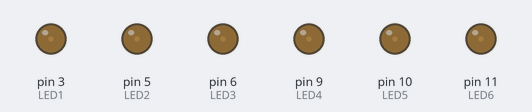
This sketch was run on a simulated Arduino Uno, built with avr-gcc and run on an emulated ATmega328P. Shown: output pins drawn as LEDs (lit = HIGH).

Above: at 0.05 s.
At 1.05 s:
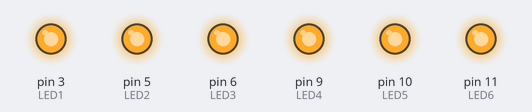
At 2.0 s:
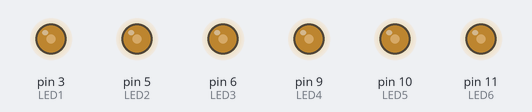
Timing chart, 0 to 4.6 s (numbered marks = the images above):
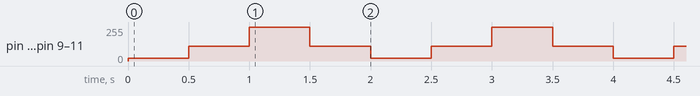

Measured:
- by itself, pin 3 (LED1), pin 5 (LED2), pin 6 (LED3), pin 9 (LED4), pin 10 (LED5), pin 11 (LED6): repeats every 2.0 s: 110/255 0.50 s, 255/255 0.50 s, 110/255 0.50 s, 20/255 0.50 s

The sketch:

Anaologic_1.1.ino
```cpp
/*************************************************************************
**                                                                      **
**                     Entrades-Sortides digitals                       **
**                                                                      **
*************************************************************************/

//*******  Includes  *****************************************************


//*******  Variables  ****************************************************
int LED1= 3;
int LED2= 5;
int LED3= 6;
int LED4= 9;
int LED5= 10;
int LED6= 11;


//*******  Setup  ********************************************************
void setup(){
  Serial.begin(9600);
  pinMode (LED1, OUTPUT);
  pinMode (LED2, OUTPUT);
  pinMode (LED3, OUTPUT);
  pinMode (LED4, OUTPUT);
  pinMode (LED5, OUTPUT);
  pinMode (LED6, OUTPUT);
}

//*******  Loop  *********************************************************
void loop(){
  analogWrite (LED1, 20);
  analogWrite (LED2, 20);
  analogWrite (LED3, 20);
  analogWrite (LED4, 20);
  analogWrite (LED5, 20);
  analogWrite (LED6, 20);
  delay (500);

  analogWrite (LED1, 110);
  analogWrite (LED2, 110);
  analogWrite (LED3, 110);
  analogWrite (LED4, 110);
  analogWrite (LED5, 110);
  analogWrite (LED6, 110);
  delay(500);

  analogWrite (LED1, 255);
  analogWrite (LED2, 255);
  analogWrite (LED3, 255);
  analogWrite (LED4, 255);
  analogWrite (LED5, 255);
  analogWrite (LED6, 255);
  delay (500);

  analogWrite (LED1, 110);
  analogWrite (LED2, 110);
  analogWrite (LED3, 110);
  analogWrite (LED4, 110);
  analogWrite (LED5, 110);
  analogWrite (LED6, 110);
  delay(500);
}
```
